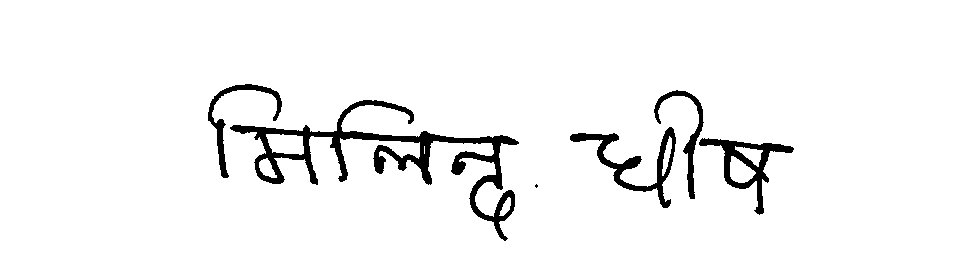
#> input picture CNN-Kathan/validation_sample.tif, 954 x 276 px
$ python -i transforms.py   (imports and definitions only)
#> lines starting #> are read from the running program, lines starting #| are printed output that depends on the picture; after the words box and inside, x2 and y2 are one past the last pixel; in counts of white or black regions, pixels touching at a corner belong together
"""Image preprocessing used for both training and evaluation."""

from __future__ import annotations

from pathlib import Path

import numpy as np
import torch
from PIL import Image, ImageFilter, ImageOps


class SignaturePreprocessor:
    """Load, invert, resize, and convert signature image to a torch tensor.

    The output tensor is float32 in [0, 1] with shape [1, H, W].
    """

    def __init__(self, image_height: int = 155, image_width: int = 220) -> None:
        self.image_height = image_height
        self.image_width = image_width

    def load_image(self, image_path: Path) -> Image.Image:
        image = Image.open(image_path).convert("L")
#> image is the input picture: PIL image 954x276 L; 95.7% white; 6 black regions (1 under 20 px), largest, box (x1, y1, x2, y2) and area: (230, 100, 519, 241) 6112, (570, 127, 676, 208) 1745, (699, 138, 794, 215) 1640, (208, 84, 282, 178) 966, (654, 90, 704, 199) 897
        image = ImageOps.invert(image)
        image = image.resize((self.image_width, self.image_height), resample=Image.BILINEAR)
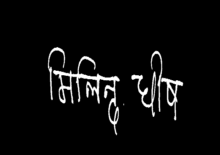
#> image: PIL image 220x155 L; min 0, max 255, mean 11
        return image

    def to_tensor(self, image: Image.Image) -> torch.Tensor:
        if image.size != (self.image_width, self.image_height):
            image = image.resize((self.image_width, self.image_height), resample=Image.BILINEAR)

        array = np.asarray(image, dtype=np.float32) / 255.0
#> (the run stopped early here; a loop or call above may not have finished)
